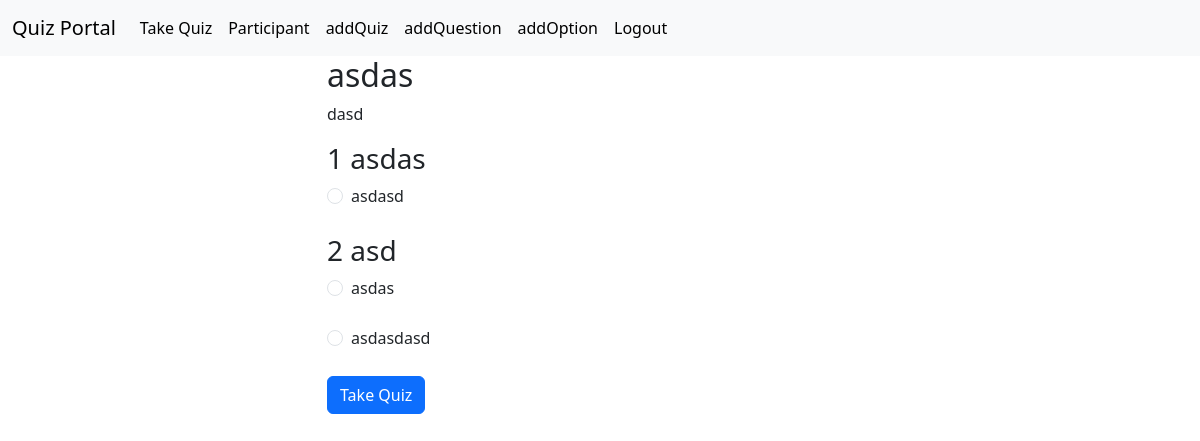
/take_quiz/1 (signed in), run on the app's committed database.
### myapp/models.py (models this page shows, shortened)
class Quiz(models.Model):
    title = models.TextField(max_length=300,blank=True,null=True)
    description = models.TextField(max_length=300,blank=True,null=True)

class Question(models.Model):
    quiz=models.ForeignKey(Quiz,on_delete=models.DO_NOTHING,related_name='questions',blank=True,null=True)
    question =models.TextField(max_length=300,blank=True,null=True)

class Option(models.Model):
     question = models.ForeignKey(Question,on_delete=models.DO_NOTHING,related_name='options',blank=True,null=True)
     option = models.TextField(max_length=300,blank=True,null=True)
     is_correct = models.BooleanField(default='false',blank=True,null=True)

### myapp/views.py (the view, shortened to what this page needs)
# urls.py: path('take_quiz/<int:quiz_id>',take_quiz,name='take_quiz'),
@login_required
def take_quiz(request, quiz_id):
    quiz = Quiz.objects.get(id=quiz_id)
    questions = quiz.questions.order_by("?")
    question_data = []
    for question in questions:
        options = question.options.order_by("?")
        question_data.append({
            "question": question,
            "options": options
        })
    return render(
        request,
        'quiz.html',
        {
            "quiz": quiz,
            "question_data": question_data
        }
    )

### templates/quiz.html (shortened to what this page needs)
{% extends "base.html" %}
{% block content %}
<div class="container container-center">
    <div class="row justify-content-center">
        <div class="col-md-6">
            <h2>{{quiz.title}}</h2>
            <p>{{quiz.description}}</p>
            <form method="POST">
                {% for item in question_data %}
                <div>
                    <h3>
                        {{forloop.counter}}
                        {{item.question.question}}
                    </h3>
                    {% for option in item.options %}
                    <div class="form-check">
                        <input class="form-check-input" type="radio" name="question_{item.question.id}" value="{{option.id}}" id="radioDefault1" required>
                        <label class="form-check-label" for="radioDefault1">
                            {{option.option}}
                        </label>
                    </div>
                    <br>
                    {% endfor %}
                </div>
                {% endfor %}
                <a href="{% url 'take_
                quiz' quiz.id %}" class="btn btn-primary">Take Quiz</a>
            </form>
        </div>
    </div>
</div>
{% endblock %}

### data on the page
Quiz: title "asdas", description "dasd"
Question: question.question "asdas"
Option: option "asdasd"
Question: question.question "asd"
Option: option "asdas"
Option: option "asdasdasd"
